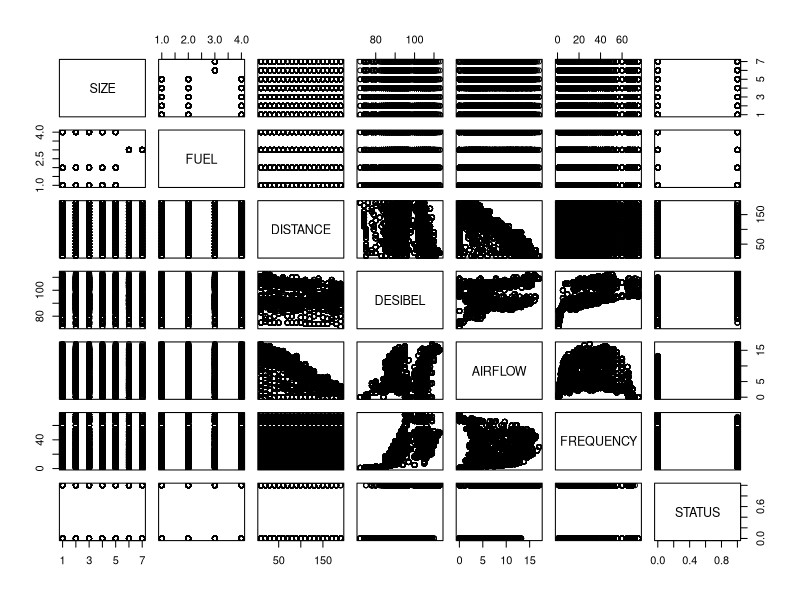
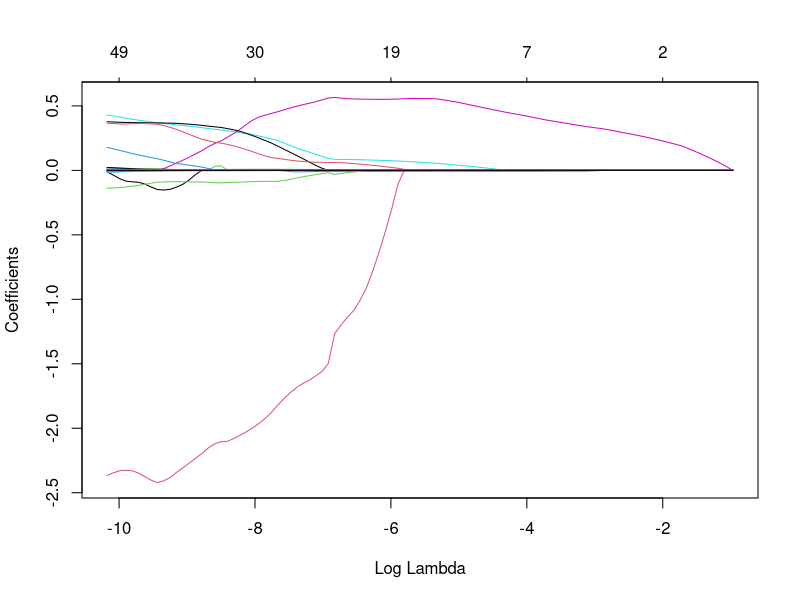
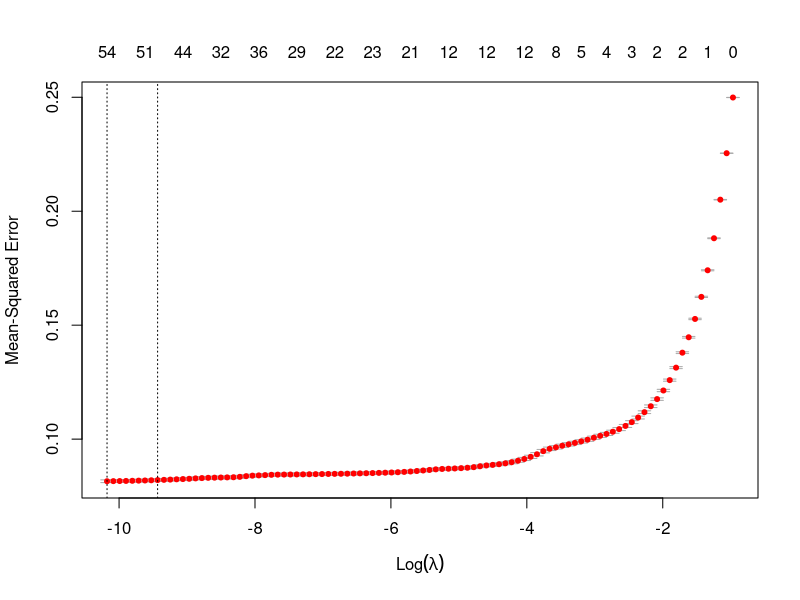
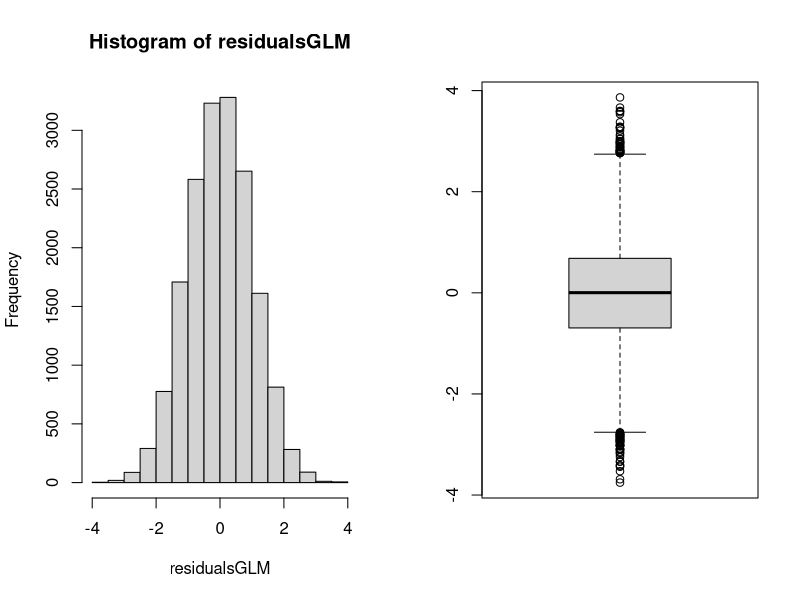

Write R code to recreate these figures, in order.
## ---- chunk 1
knitr::opts_chunk$set(echo = TRUE)
## ---- chunk 2
set.seed(42)
library(statmod)
suppressMessages(library( fields))
suppressMessages(library(tidyverse))
## ---- chunk 3
fire = read.csv("Acoustic_Extinguisher_Fire_Dataset.csv")
## ---- chunk 4
head(fire)
## ---- chunk 5
plot(fire)
## ---- chunk 6
fire_glm = glm(as.factor(STATUS) ~ FUEL + DISTANCE + DESIBEL + AIRFLOW + FREQUENCY, data=fire, family = binomial(link="logit"))
summary(fire_glm)
## ---- chunk 7
fire_glm = glm(as.factor(STATUS) ~ DISTANCE + DESIBEL + FREQUENCY, data=fire, family = binomial(link="logit"))
summary(fire_glm)
## ---- chunk 8
fire_glm = glm(as.factor(STATUS) ~ FUEL * DISTANCE * DESIBEL * AIRFLOW * FREQUENCY, data=fire, family = binomial(link="logit"))
summary(fire_glm)
## ---- chunk 9
library(glmnet)
x = model.matrix(as.factor(fire$STATUS) ~ fire$FUEL * fire$DISTANCE * fire$DESIBEL * fire$AIRFLOW * fire$FREQUENCY)
glmmod_fire = glmnet(x, y = as.factor(fire$STATUS), alpha=1, family="binomial")
plot(glmmod_fire, xvar="lambda")
## ---- chunk 10
cv_glmmod_fire = cv.glmnet(x, y=fire$STATUS, alpha=1)
plot(cv_glmmod_fire)
## ---- chunk 11
exp(-6) # find lambda where log(lambda) = -6
glmmod_fire
## ---- chunk 12
coef(glmmod_fire)[,55]
## ---- chunk 13
fire_glm2 = glm(as.factor(STATUS) ~ FUEL * DISTANCE + DESIBEL * AIRFLOW * FREQUENCY, data=fire, family = binomial(link="logit"))
summary(fire_glm2)
## ---- chunk 14
fire_glm3 = glm(as.factor(STATUS) ~ FUEL + DISTANCE + DESIBEL * AIRFLOW + DESIBEL * FREQUENCY, data=fire, family = binomial(link="logit"))
summary(fire_glm3)
## ---- chunk 15
par(mfrow=c(1,2))
residualsGLM<- qres.binom(fire_glm3)
hist(residualsGLM)
boxplot(residualsGLM)
